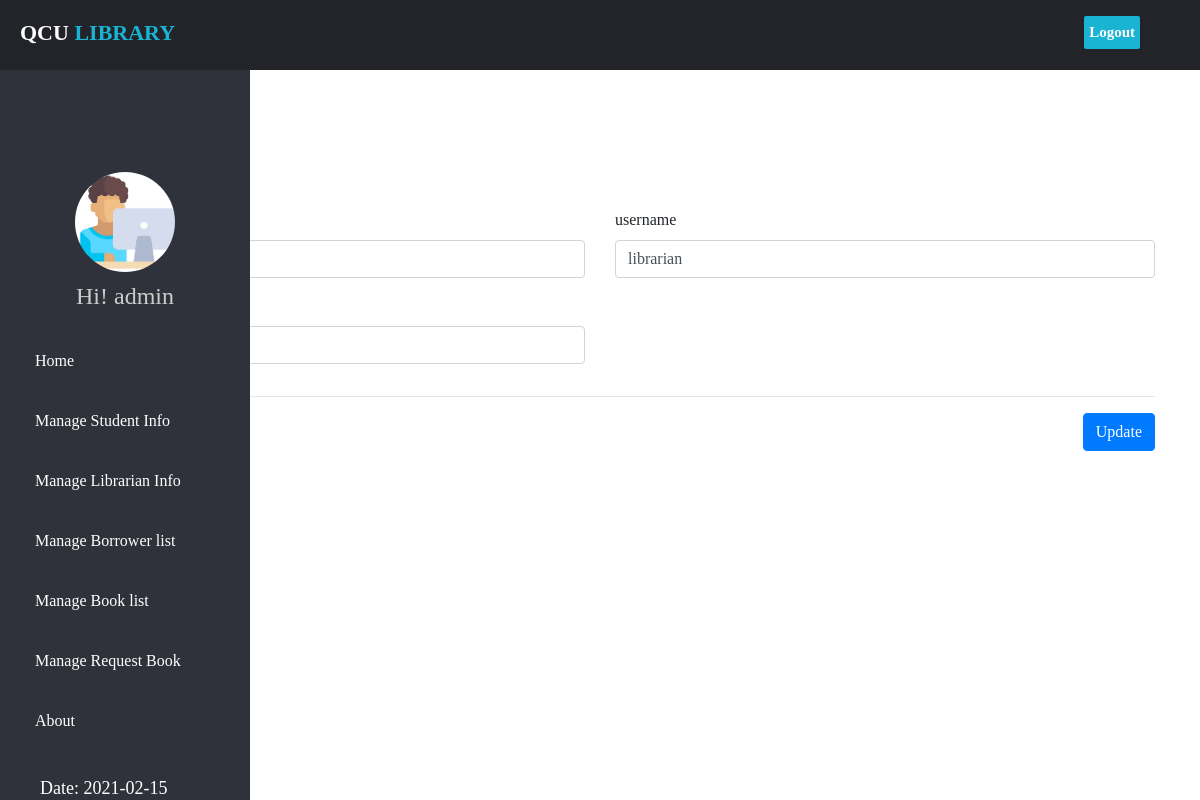
Page /edit_librarian_account.php?id=1 (signed in) on the earlier database version.
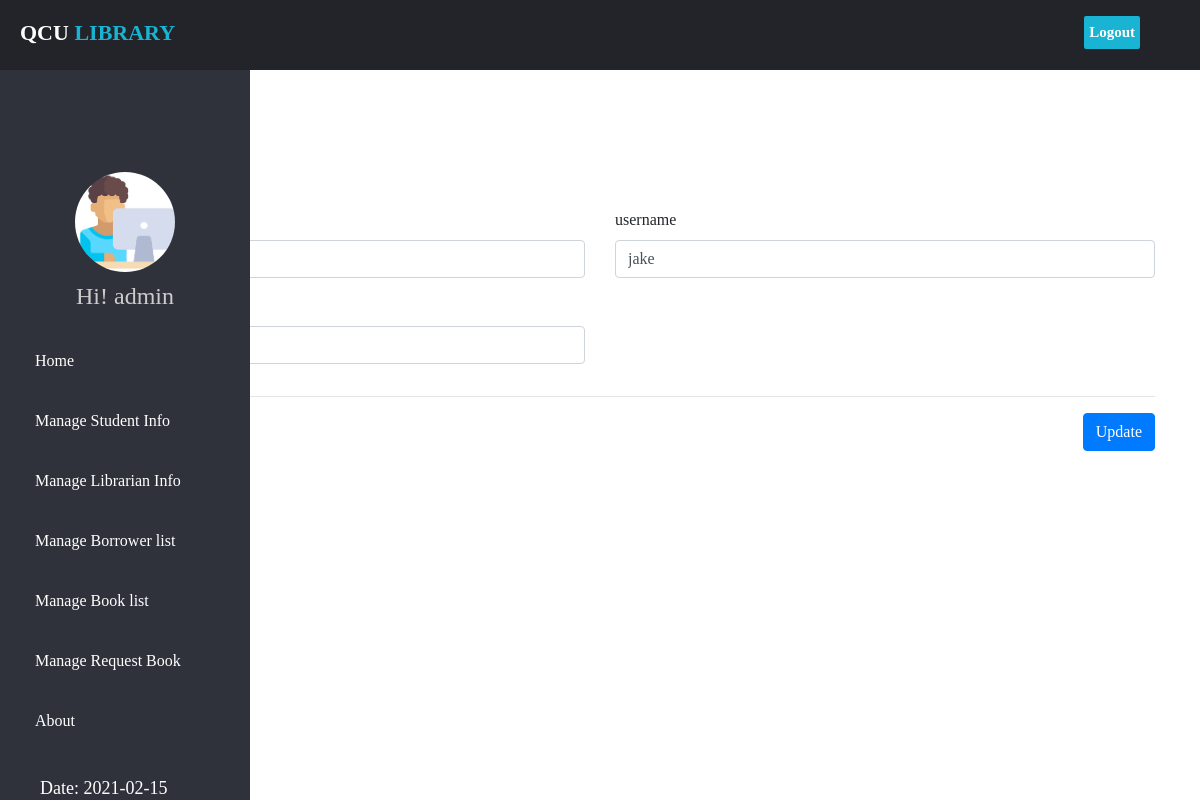
Same page on the later database version.
### tables this page shows
CREATE TABLE `librarianacc` (
  `library_id` int(10) NOT NULL,
  `name` varchar(255) NOT NULL,
  `username` varchar(20) NOT NULL,
  `password` varchar(20) NOT NULL
);

### function.php (called while the page is built, shortened)
<?php
function query($sql)
{
    global $connection;
    return mysqli_query($connection, $sql);
}
function escape_string($string)
{
    global $connection;
    return mysqli_real_escape_string($connection, $string);
}
function fetch_array($result)
{
    return mysqli_fetch_array($result);
}

### edit_librarian_account.php (the view, shortened to what this page needs)
<?php
require('./databasestud.php');
if (isset($_GET['id'])) {
    $query = query("SELECT * FROM librarianacc WHERE library_id = " . escape_string($_GET['id']) . "");
    while ($row = fetch_array($query)) {
        $name           =       escape_string($row['name']);
        $username       =       escape_string($row['username']);
        $password       =       escape_string($row['password']);
    }
}
?>
<!DOCTYPE html>
<html lang="en" dir="ltr">
<head>
    <link rel="stylesheet" href="https://maxcdn.bootstrapcdn.com/bootstrap/4.5.2/css/bootstrap.min.css">
    <link rel="stylesheet" href="css/css1.css">
    <link rel="stylesheet" href="css/css5.css">
</head>
<body>
    <header>
        <div class="left_area">
            <h3>QCU <span>LIBRARY</span></h3>
        </div>
        <div class="right_area">
            <a href="student_logout.php" class="logout_btn">Logout</a>
        </div>
    </header>
    <div class="sidebar">
        <center>
            <br>
            <br>
            <br>
            <img src="images/av3.png" class="profile_image" alt="">
            <h4>Hi! <?php echo $_SESSION['admin_username'] ?></h4>
        </center>
        <a href="index.php"><i class="fas fa-desktop"></i><span>Home</span></a>
        <a href="studentinfo.php"><i class="far fa-user-circle"></i><span>Manage Student Info</span></a>
        <a href="librarianinfo.php"><i class="far fa-user"></i><span>Manage Librarian Info</span></a>
        <a href="borrowerlist.php"><i class="fas fa-user-friends"></i><span>Manage Borrower list</span></a>
        <a href="booklist.php"><i class="fas fa-book-open"></i><span>Manage Book list</span></a>
        <a href="requestbook.php"><i class="fas fa-book-open"></i><span>Manage Request Book</span></a>
        <a href="#"><i class="fas fa-info-circle"></i><span>About</span></a>
        <br>
        <div class="date">
            <?php
            echo "Date: ";
            echo date("Y-m-d") .   "<br>";
            ?>
            <br>
        </div>
    </div>
    <div class="container" style="padding-top: 13rem;">
        <form action="" method="post">
            <div class="row">
                <div class="col-md-6">
                    <div class="form-group">
                        <label for="">name</label>
                        <input type="text" class="form-control" value="<?php echo $name; ?>" name="name">
                    </div>
                </div>
                <div class="col-md-6">
                    <div class="form-group">
                        <label for="">username</label>
                        <input type="text" class="form-control" value="<?php echo $username; ?>" name="username">
                    </div>
                </div>
                <div class="col-md-6">
                    <div class="form-group">
                        <label for="">password</label>
                        <input type="password" class="form-control" value="<?php echo $password; ?>" name="password">
                    </div>
                </div>
            </div>
            <hr>
            <a href="booklist.php" class="btn btn-info">Back</a>
            <button class="btn btn-primary float-right" name="submit">Update</button>
        </form>
    </div>
</body>
</html>

Differences in the rows shown:
changed librarianacc: name "Juan" → "jomarie"; username "librarian" → "jake"
